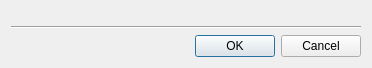
<?xml version="1.0" encoding="UTF-8"?>
<ui version="4.0">
 <class>InputDialog</class>
 <widget class="QWidget" name="InputDialog">
  <property name="geometry">
   <rect>
    <x>0</x>
    <y>0</y>
    <width>372</width>
    <height>68</height>
   </rect>
  </property>
  <property name="windowTitle">
   <string>Form</string>
  </property>
  <layout class="QVBoxLayout" name="verticalLayout">
   <item>
    <widget class="QWidget" name="centralWidget" native="true"/>
   </item>
   <item>
    <widget class="Line" name="line">
     <property name="orientation">
      <enum>Qt::Horizontal</enum>
     </property>
    </widget>
   </item>
   <item>
    <widget class="QDialogButtonBox" name="buttonBox">
     <property name="standardButtons">
      <set>QDialogButtonBox::Cancel|QDialogButtonBox::Ok</set>
     </property>
     <property name="centerButtons">
      <bool>false</bool>
     </property>
    </widget>
   </item>
  </layout>
 </widget>
 <resources/>
 <connections/>
</ui>
